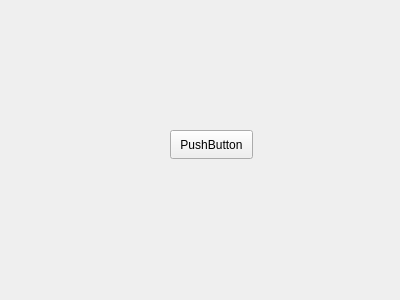
<?xml version="1.0" encoding="UTF-8"?>
<ui version="4.0">
 <class>Form</class>
 <widget class="QWidget" name="Form">
  <property name="geometry">
   <rect>
    <x>0</x>
    <y>0</y>
    <width>400</width>
    <height>300</height>
   </rect>
  </property>
  <property name="windowTitle">
   <string>Form</string>
  </property>
  <widget class="QPushButton" name="pushButton">
   <property name="geometry">
    <rect>
     <x>170</x>
     <y>130</y>
     <width>83</width>
     <height>29</height>
    </rect>
   </property>
   <property name="text">
    <string>PushButton</string>
   </property>
  </widget>
 </widget>
 <resources/>
 <connections/>
</ui>
